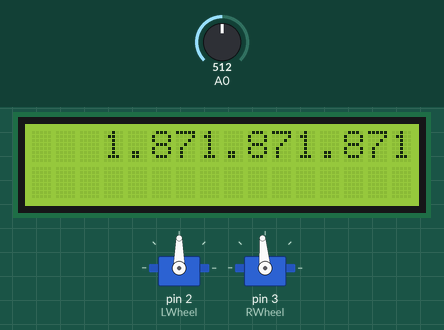
Simulated run of this sketch. Board: Arduino Uno, built with avr-gcc and run on an emulated ATmega328P. On the bench: 2 × servo, 16×2 character LCD. The inputs (shaded band) are chosen by the test bench; at power-on: A0 = 512. What the sketch prints to the serial monitor is not drawn.

Above: at 6.2 s.
6.3 s: A0 set to 0
At 7.5 s:
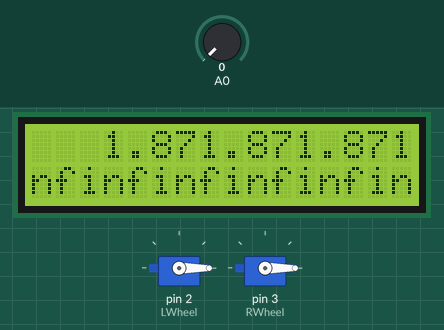
8.3 s: A0 set to 122
At 9.5 s:
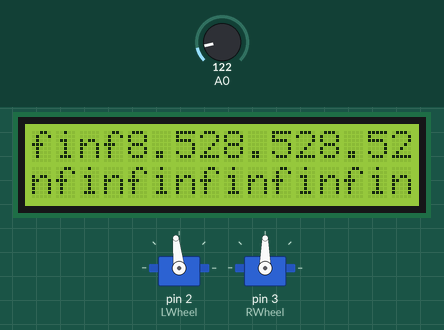
11.2 s: A0 set to 0
At 12.3 s:
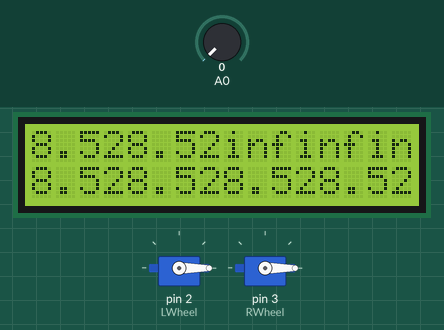
14.2 s: A0 set to 511
At 17.2 s:
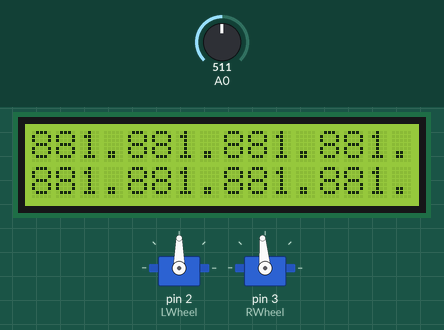
17.9 s: A0 set to 0
At 20.0 s:
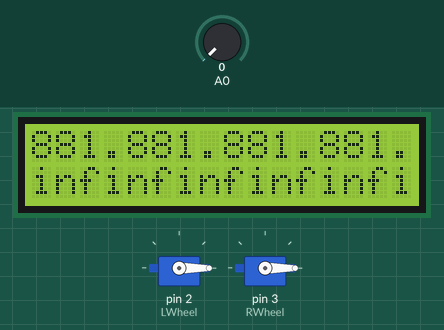
20.8 s: A0 set to 306
At 21.8 s:
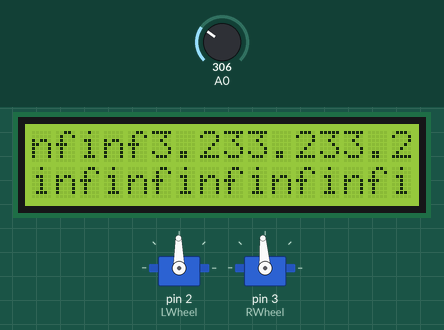
Timing chart, 0 to 23.8 s (numbered marks = the images above; inputs shaded):
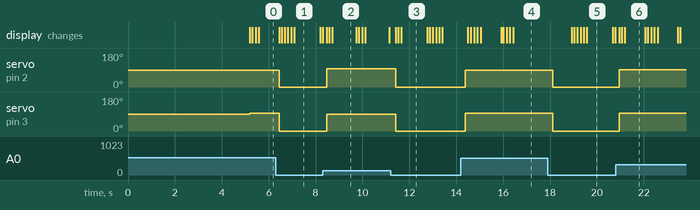

The sketch:

WallDistance.ino.ino
```cpp
#include <Wire.h>
#include <Adafruit_RGBLCDShield.h>
#include <Adafruit_MCP23017.h>
#include <Servo.h>
#include "MySharpSensor.h"

Adafruit_RGBLCDShield lcd = Adafruit_RGBLCDShield();


const int SFSensor = A0;
const int SLSensor = A1;
const int SRSensor = A2;
const int LFSensor = A3;


uint8_t buttons;

float n[10];
float Kp = 0.9;


void setup() {
  LWheel.attach(2);
  RWheel.attach(3);
  Serial.begin(9600);
  lcd.begin(16, 2);
  lcd.setCursor(3, 0);

  delay(5000);

}
int j = 0;
void loop() {
  wall(1);
}
float y;
void wall (int sensor) {
  takeNewMaeasurement(sensor);
  delay(20);
  takeNewMaeasurement(sensor);
  delay(20);

  takeNewMaeasurement(sensor);
  delay(20);

  takeNewMaeasurement(sensor);
  delay(20);

  takeNewMaeasurement(sensor);
  delay(20);

  y = getCombinedDistance(sensor);
  lcd.print(y);
  b = 0;
  Serial.println("The combined distance to the wall is:");
  Serial.println(y);
  float x = FindUr(1);
  Serial.println("The Ur Value is :");
  Serial.println(x);


  if (x < 1 && x  > -1) {
    setSpeedsIPS(0, 0);

  } else if (x > 1) {

    setSpeedsIPS(x, x);
    if (x < 2.3) {

      setSpeedsIPS(x, x);


    }

  }
  else if (x < -1) {

    setSpeedsIPS(x, x);
    if (x < -4) {
      setSpeedsIPS(x, x);

    }

  }


}

float r = 5;
float Ur = 0;


float FindUr(int sensor) {
  float e = r - y;
  Ur = Kp * e;
  Serial.print("the value of UR is :");
  Serial.println(Ur);
  return Ur;
}
void setSpeedsIPS ( float rps, float lps) {
  LWheel.writeMicroseconds(1500 - rps * 10);
  RWheel.writeMicroseconds(1500 + rps * 10);
}
```

MySharpSensor.h
```cpp
#ifndef __MY_SHARP_SENSOR__
#define __MY_SHARP_SENSOR__


Servo LWheel, RWheel;
//this function takes as input the value obtained by a short distance sensor,
//and it should return its respective value in inches
float shortToInches(int value) {
  float inches;
  inches =  1359.649606 * pow(value, -1.055966 ) ;
  return inches;
}

//this function takes as input the value obtained by the long distance sensor,
//and it should return its respective value in inches
float longToInches(int value) {
  float inches;
  inches = 4192.936 * pow(value, -0.935) - 3.937;
  return inches;
}


//the following two functions are meant for combining (taking the mean, median or etc) multiple measurements

//this function should read and store a new measurement taken with sensor given by the parameter 'sensor'
#define SLEFT   0
#define SSFRONT 1
#define SRIGHT  2
#define SLONG   3
float measureLong[10];
float measureR[10];
float measureL[10];
float measureF[10];


int a = 0, b = 0, c = 0, d = 0;
float in;
void insertionsort(float* data, int size) {
  float temp;
  int j;
 for (int i = 0; i < size; i++)
  {
   j = i;
    while (j > 0 && (data[j] < data[j - 1]))
   {
      temp = data[j];
      data[j] = data[j - 1];
     data[j - 1] = temp;
    j--;
    }
  }
}
void takeNewMaeasurement  (int sensor) {
  if ( sensor == 0) {
    float SensorValue = analogRead(A3);
    in = shortToInches (SensorValue);
    Serial.println(in);
    measureL [a] = in;
    a++;
  }
  else if ( sensor == 1) {
    float SensorValue = analogRead(A0);
    in = shortToInches (SensorValue);
   // Serial.println(in);

    measureF [b] = in;
    b++;
  } else if ( sensor == 2) {
    float SensorValue = analogRead(A2);
    in = shortToInches(SensorValue);
    measureR [c] = in;
    c++;
  }
  else if (sensor == 3) {
    float SensorValue = analogRead(A3);
    in = longToInches(SensorValue);
    measureLong [d] = in;
    d++;
  }

}


//this function should combine the last N measurement taken with sensor 'sensor' and return the result.
//You are free to chose the value of N

float getCombinedDistance  (int sensor) {
  float value;
  if ( sensor == 0) {
   insertionsort(measureL, 5 );
    value = measureL [2] ;
    return value;
  }
  else if ( sensor == 1) {
    insertionsort(measureF, 5 );
    value = measureF [2] ;
    return value;
  } else if ( sensor == 2) {
    insertionsort(measureR, 5 );
    value = measureR [2] ;
    return value;
  }
  else if (sensor == 3) {
    insertionsort(measureLong, 5 );
    value = measureLong [2] ;
    return value;
}
}


#endif
```

Measured:
- after the input at 6.3 s, servo on pin 2 (LWheel): 90° → 0° after 0.15 s; servo on pin 3 (RWheel): 95° → 0° after 0.15 s; the display: first changes after 0.15 s (image 1 shows a later state)
- after the input at 8.3 s, servo on pin 2 (LWheel): 0° → 96° after 0.17 s; servo on pin 3 (RWheel): 0° → 90° after 0.17 s
- after the input at 11.2 s, servo on pin 2 (LWheel): 96° → 0° after 0.22 s; servo on pin 3 (RWheel): 90° → 0° after 0.22 s; the display: first changes after 0.22 s (image 3 shows a later state)
- after the input at 14.2 s, servo on pin 2 (LWheel): 0° → 90° after 0.18 s; servo on pin 3 (RWheel): 0° → 95° after 0.18 s; the display: first changes after 0.29 s (image 4 shows a later state)
- after the input at 17.9 s, servo on pin 2 (LWheel): 90° → 0° after 0.22 s; servo on pin 3 (RWheel): 95° → 0° after 0.22 s; the display: first changes after 1.0 s (image 5 shows a later state)
- after the input at 20.8 s, servo on pin 2 (LWheel): 0° → 91° after 0.15 s; servo on pin 3 (RWheel): 0° → 94° after 0.15 s
- what the display in image 1 shows lasts 1.1 s, from 7.1 s to 8.2 s
